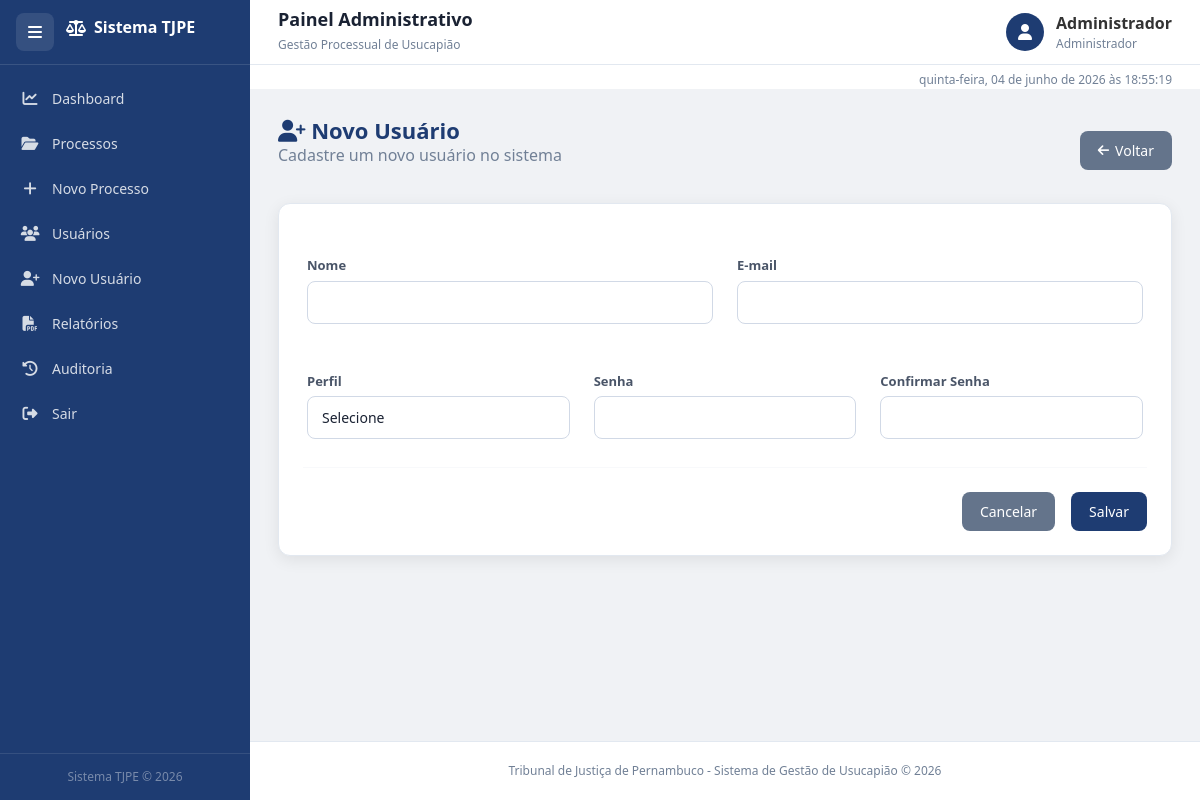
Before: /usuario/editar/3 (signed in) with the older database file.
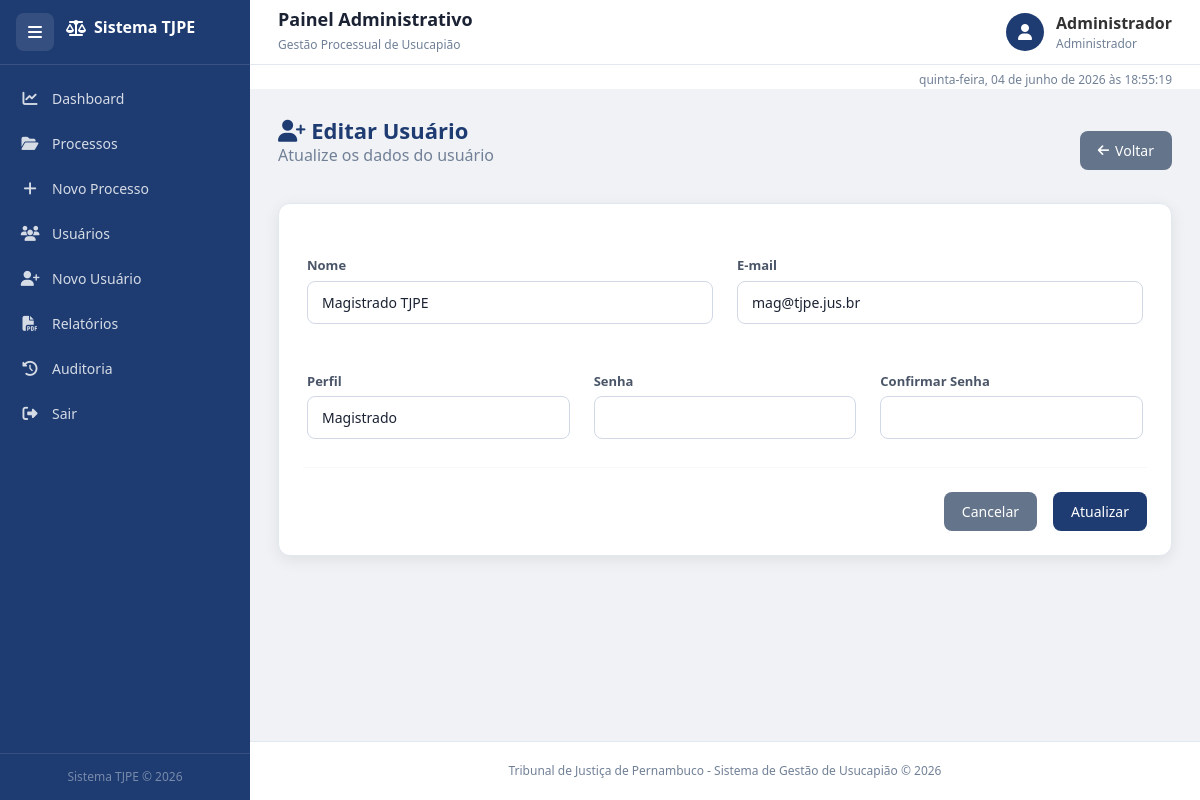
After: the same page with the newer database file.
### tables this page shows
CREATE TABLE usuarios (
        id INTEGER PRIMARY KEY AUTOINCREMENT,
        nome TEXT NOT NULL,
        email TEXT UNIQUE NOT NULL,
        senha TEXT NOT NULL,
        perfil TEXT NOT NULL
    );

### projeto_tj.py (the view, shortened to what this page needs)
@app.route("/usuario/editar/<int:id>", methods=["GET", "POST"])
@login_required
@require_permission(["Administrador"])
def editar_usuario(id):
    conn = get_db_connection()
    usuario = conn.execute(
        "SELECT * FROM usuarios WHERE id = ?",
        (id,)
    ).fetchone()
    conn.close()
    return render_template(
        "usuario_form.html",
        usuario=usuario
    )

### projeto_tj.py (called while the page is built, shortened)
def get_db_connection():
    conn = sqlite3.connect(DATABASE)
    conn.row_factory = sqlite3.Row
    return conn

def login_required(f):
    @wraps(f)
    def decorated_function(*args, **kwargs):
        return f(*args, **kwargs)
    return decorated_function

def require_permission(perfis_permitidos):
    def decorator(f):
        @wraps(f)
        def decorated_function(*args, **kwargs):
            if "perfil" not in session or session["perfil"] not in perfis_permitidos:
                flash(
                    "Acesso negado. Permissão insuficiente.",
                    "danger"
                )
                return redirect(url_for("dashboard"))
            return f(*args, **kwargs)
        return decorated_function
    return decorator

### templates/usuario_form.html (shortened to what this page needs)
{% extends 'base.html' %}
{% block content %}
<div class="page-header">
    <div>
        <h2>
            <i class="fas fa-user-plus"></i>
            {% if usuario %}
                Editar Usuário
            {% else %}
                Novo Usuário
            {% endif %}
        </h2>
        <p class="text-muted">
            {% if usuario %}
                Atualize os dados do usuário
            {% else %}
                Cadastre um novo usuário no sistema
            {% endif %}
        </p>
    </div>
    <a href="{{ url_for('usuarios') }}" class="btn btn-secondary">
        <i class="fas fa-arrow-left"></i>
        Voltar
    </a>
</div>
<div class="card-box">
    <form method="POST" id="formUsuario">
        <div class="row g-4">
            <div class="col-lg-6">
                <label class="form-label">Nome</label>
                <input type="text" name="nome" class="form-control" required
                       value="{{ usuario['nome'] if usuario else '' }}">
            </div>
            <div class="col-lg-6">
                <label class="form-label">E-mail</label>
                <input type="email" name="email" id="email" class="form-control" required
                       value="{{ usuario['email'] if usuario else '' }}">
            </div>
            <div class="col-lg-4">
                <label class="form-label">Perfil</label>
                <select name="perfil" class="form-select" required>
                    <option value="">Selecione</option>
                    <option value="Magistrado"
                        {% if usuario and usuario['perfil'] == 'Magistrado' %}selected{% endif %}>
                        Magistrado
                    </option>
                </select>
            </div>
            <div class="col-lg-4">
                <label class="form-label">Senha</label>
                <input type="password" name="senha" id="senha"
                       class="form-control"
                       {% if not usuario %}required{% endif %}>
            </div>
            <div class="col-lg-4">
                <label class="form-label">Confirmar Senha</label>
                <input type="password" id="confirmarSenha" class="form-control"
                       {% if not usuario %}required{% endif %}>
            </div>
        </div>
        <hr class="my-4">
        <div class="d-flex justify-content-end gap-3">
            <a href="{{ url_for('usuarios') }}" class="btn btn-secondary">
                Cancelar
            </a>
            <button type="submit" class="btn btn-primary">
                {% if usuario %}Atualizar{% else %}Salvar{% endif %}
            </button>
        </div>
    </form>
</div>
{% endblock %}

Changed rows visible on the page:
added usuarios: nome "Magistrado TJPE", email "mag@tjpe.jus.br", perfil "Magistrado"
Other visible differences:
form field perfil: "Selecione" → (not shown)
text no longer shown: "Novo Usuário Cadastre um novo usuário no sistema Salvar"
text now shown: "Editar Usuário Atualize os dados do usuário Atualizar"
